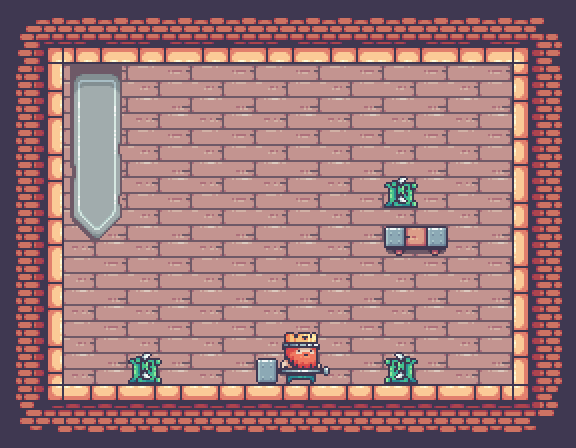

The image is a tile-based game level rendered from a .tmx file. Its description and complete source (layers, tilesets, objects, tile grids) follow:
An orthogonal 9x7 tile map with 64x64 px tiles, 4 tile layers (Слой тайлов 1, Слой тайлов 2, Слой тайлов 3, Слой тайлов 4), 8 tilesets.

<map version="1.9" tiledversion="1.9.2" orientation="orthogonal" renderorder="right-down" width="9" height="7" tilewidth="64" tileheight="64" infinite="0" nextlayerid="7" nextobjectid="1">
 <tileset firstgid="1" source="../../tilesets/terrain.tsx" />
 <tileset firstgid="177" source="../../tilesets/setup_enemy.tsx" />
 <tileset firstgid="179" source="../../tilesets/cannon.tsx" />
 <tileset firstgid="180" source="../../tilesets/decorations.tsx" />
 <tileset firstgid="200" source="../../tilesets/default_platforms.tsx" />
 <tileset firstgid="204" source="../../tilesets/dead_king.tsx" />
 <tileset firstgid="205" source="../../tilesets/pig_die.tsx" />
 <tileset firstgid="206" source="../../tilesets/hero_idle.tsx" />
 <layer id="1" name="Слой тайлов 1" width="9" height="7">
  <data encoding="csv">
0,0,0,0,0,0,0,0,0,
0,66,66,66,66,66,66,66,0,
0,66,66,66,66,66,66,66,0,
0,66,66,66,66,66,66,66,0,
0,66,66,66,66,66,66,66,0,
0,66,66,66,66,66,66,66,0,
0,0,0,0,0,0,0,0,0
</data>
 </layer>
 <layer id="2" name="Слой тайлов 2" width="9" height="7">
  <data encoding="csv">
5,34,34,34,34,34,34,34,6,
19,180,0,0,0,0,0,0,17,
19,185,0,0,0,0,0,0,17,
19,195,0,0,0,0,0,0,17,
19,0,0,0,0,0,0,0,17,
19,0,205,0,206,0,2147483853,0,17,
21,2,2,2,2,2,2,2,22
</data>
 </layer>
 <layer id="5" name="Слой тайлов 3" width="9" height="7">
  <data encoding="csv">
0,0,0,0,0,0,0,0,0,
0,0,0,0,0,0,0,0,0,
0,0,0,0,0,0,0,0,0,
0,0,0,0,0,0,203,0,0,
0,0,0,0,0,0,0,0,0,
0,0,0,0,0,0,0,0,0,
0,0,0,0,0,0,0,0,0
</data>
 </layer>
 <layer id="6" name="Слой тайлов 4" width="9" height="7" offsetx="-0.0909091" offsety="16.9091">
  <data encoding="csv">
0,0,0,0,0,0,0,0,0,
0,0,0,0,0,0,0,0,0,
0,0,0,0,0,0,205,0,0,
0,0,0,0,0,0,0,0,0,
0,0,0,0,0,0,0,0,0,
0,0,0,0,0,0,0,0,0,
0,0,0,0,0,0,0,0,0
</data>
 </layer>
</map>
